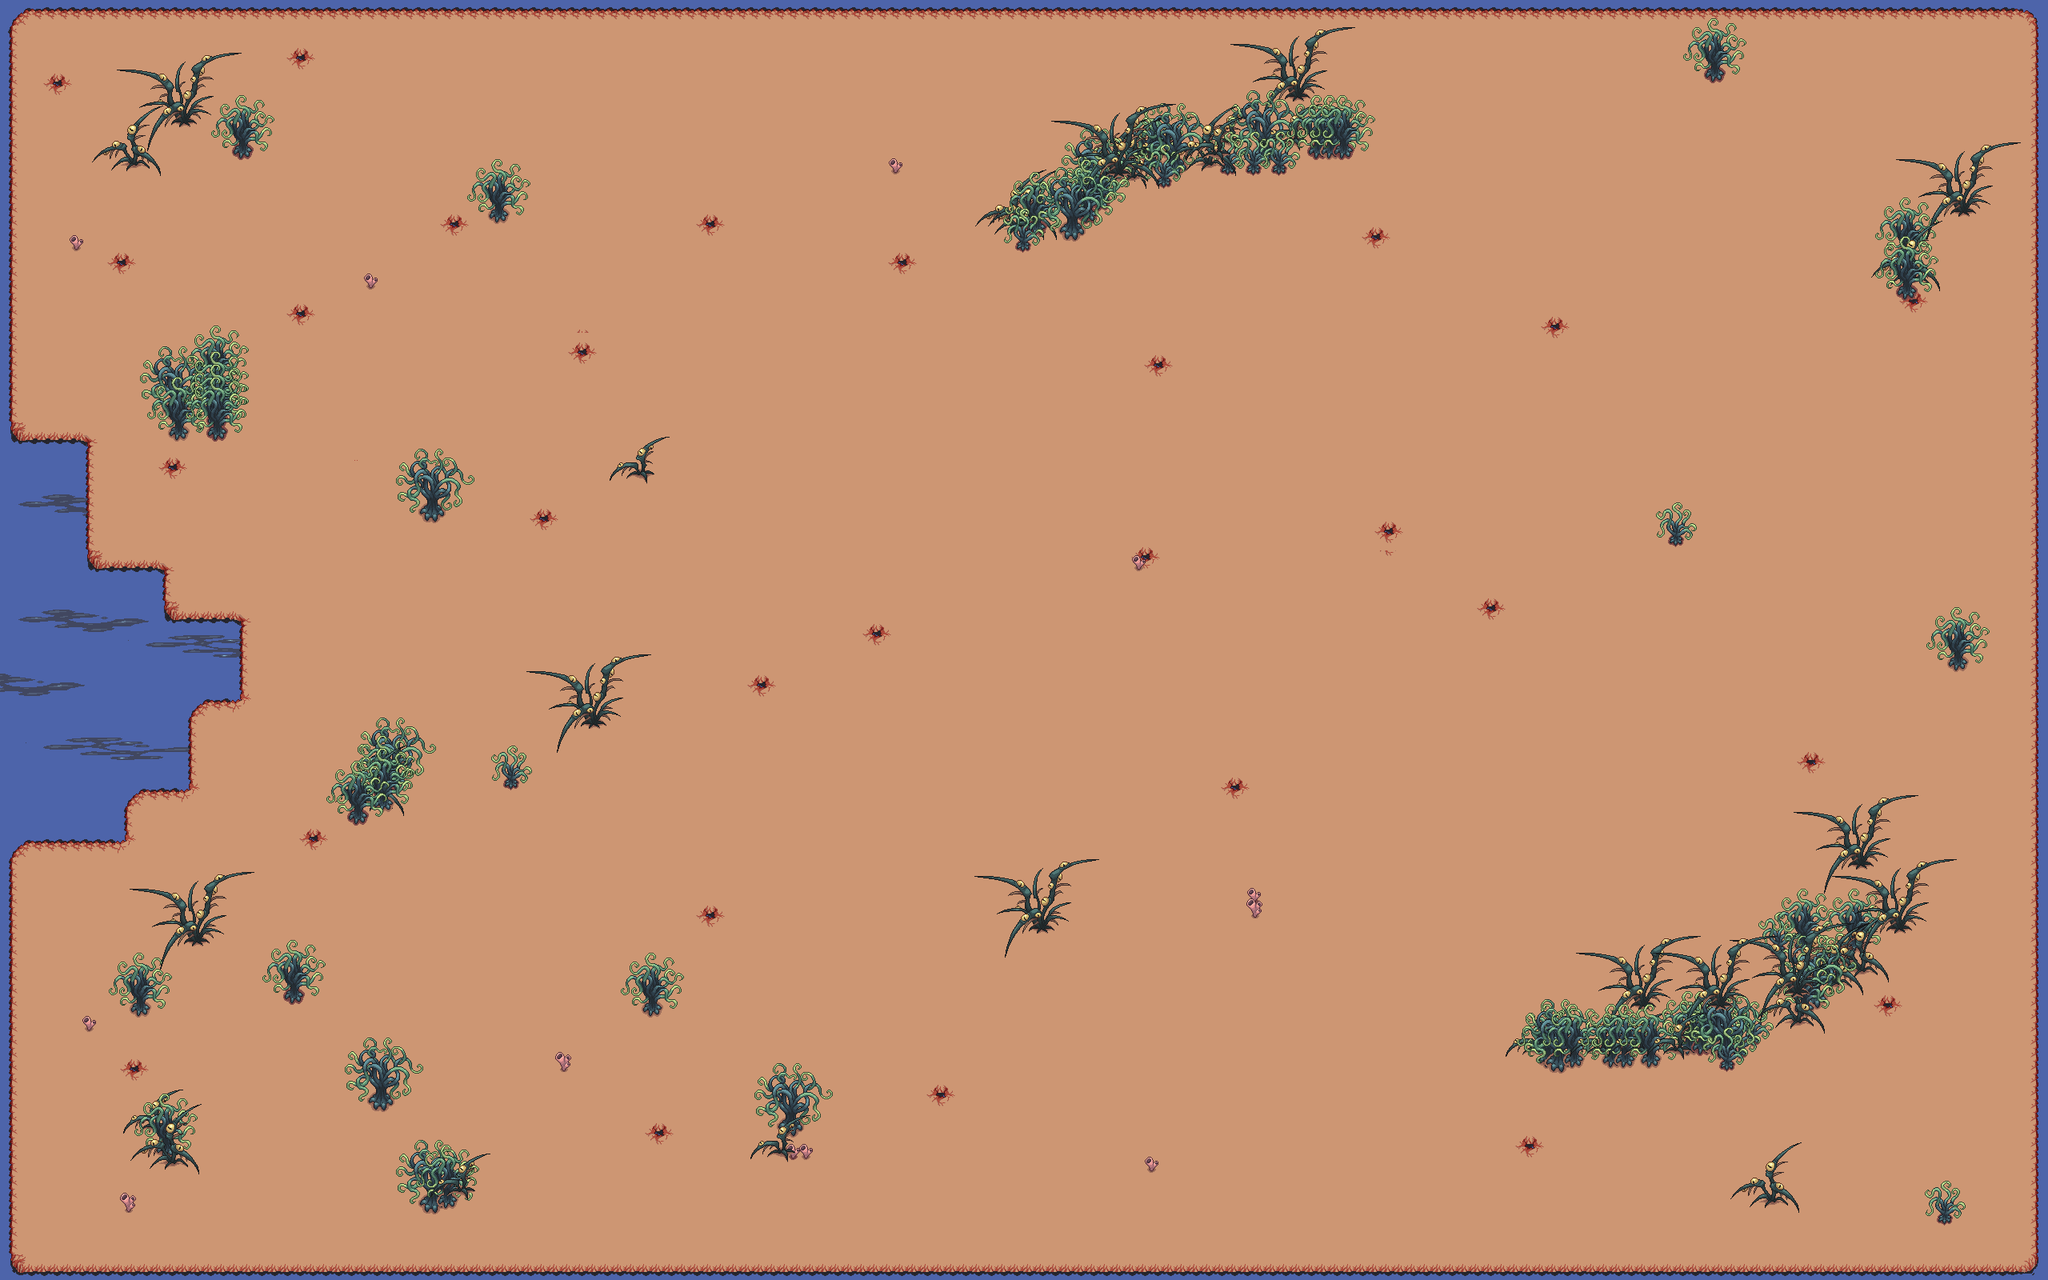

This game map was drawn from its Tiled (.tmx) file and the tilesets committed beside it. A one-line description and the trimmed map source follow:
An orthogonal 160x100 tile map with 16x16 px tiles, 4 tile layers (water0, water1, ground, plants), 3 tilesets and 5 objects (5x colliders).

<map version="1.10" tiledversion="1.11.0" orientation="orthogonal" renderorder="right-down" width="160" height="100" tilewidth="16" tileheight="16" infinite="0" nextlayerid="7" nextobjectid="50">
 <tileset firstgid="1" source="Water_coasts.tsx" />
 <tileset firstgid="1561" source="water.tsx" />
 <tileset firstgid="3109" source="plants.tsx" />
 <layer id="2" name="water0" width="160" height="100">
  <data>[16000 cells, 16000 non-empty, 1 distinct tile ids]</data>
 </layer>
 <layer id="5" name="water1" width="160" height="100">
  <data>[16000 cells, 183 non-empty, 81 distinct tile ids]</data>
 </layer>
 <layer id="1" name="ground" width="160" height="100">
  <data>[16000 cells, 15668 non-empty, 64 distinct tile ids]</data>
 </layer>
 <layer id="4" name="plants" width="160" height="100">
  <data>[16000 cells, 114 non-empty, 10 distinct tile ids]</data>
 </layer>
 <objectgroup id="6" name="colliders">
  <object id="2" name="limiters" type="colliders" x="7" y="548" width="103" height="160" />
  <object id="3" name="limiters" type="colliders" x="1" y="711" width="201" height="62" />
  <object id="8" name="limiters" type="colliders" x="-3" y="772" width="304" height="107" />
  <object id="9" name="limiters" type="colliders" x="1" y="879" width="242" height="115" />
  <object id="10" name="limiters" type="colliders" x="-3" y="990" width="169" height="69" />
 </objectgroup>
</map>
